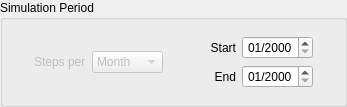
              <widget class="QGroupBox" name="groupBox_SimulationPeriod">
               <property name="sizePolicy">
                <sizepolicy hsizetype="Minimum" vsizetype="Minimum">
                 <horstretch>0</horstretch>
                 <verstretch>0</verstretch>
                </sizepolicy>
               </property>
               <property name="title">
                <string>Simulation Period</string>
               </property>
               <layout class="QHBoxLayout" name="horizontalLayout_37">
                <item>
                 <spacer name="horizontalSpacer">
                  <property name="orientation">
                   <enum>Qt::Horizontal</enum>
                  </property>
                  <property name="sizeType">
                   <enum>QSizePolicy::Expanding</enum>
                  </property>
                  <property name="sizeHint" stdset="0">
                   <size>
                    <width>20</width>
                    <height>20</height>
                   </size>
                  </property>
                 </spacer>
                </item>
                <item>
                 <layout class="QGridLayout" name="gridLayout_13">
                  <item row="1" column="1">
                   <layout class="QHBoxLayout" name="horizontalLayout_30">
                    <item>
                     <widget class="QLabel" name="label">
                      <property name="enabled">
                       <bool>false</bool>
                      </property>
                      <property name="sizePolicy">
                       <sizepolicy hsizetype="Minimum" vsizetype="Minimum">
                        <horstretch>0</horstretch>
                        <verstretch>0</verstretch>
                       </sizepolicy>
                      </property>
                      <property name="text">
                       <string>Steps per</string>
                      </property>
                      <property name="buddy">
                       <cstring>comboBox</cstring>
                      </property>
                     </widget>
                    </item>
                    <item>
                     <widget class="QComboBox" name="comboBox">
                      <property name="enabled">
                       <bool>false</bool>
                      </property>
                      <property name="sizePolicy">
                       <sizepolicy hsizetype="Minimum" vsizetype="Minimum">
                        <horstretch>0</horstretch>
                        <verstretch>0</verstretch>
                       </sizepolicy>
                      </property>
                      <property name="currentIndex">
                       <number>2</number>
                      </property>
                      <item>
                       <property name="text">
                        <string>Year</string>
                       </property>
                      </item>
                      <item>
                       <property name="text">
                        <string>Quarter</string>
                       </property>
                      </item>
                      <item>
                       <property name="text">
                        <string>Month</string>
                       </property>
                      </item>
                      <item>
                       <property name="text">
                        <string>Week</string>
                       </property>
                      </item>
                      <item>
                       <property name="text">
                        <string>Day</string>
                       </property>
                      </item>
                      <item>
                       <property name="text">
                        <string>Hour</string>
                       </property>
                      </item>
                      <item>
                       <property name="text">
                        <string>Minute</string>
                       </property>
                      </item>
                      <item>
                       <property name="text">
                        <string>Second</string>
                       </property>
                      </item>
                     </widget>
                    </item>
                   </layout>
                  </item>
                  <item row="2" column="1">
                   <spacer name="verticalSpacer_3">
                    <property name="orientation">
                     <enum>Qt::Vertical</enum>
                    </property>
                    <property name="sizeType">
                     <enum>QSizePolicy::Expanding</enum>
                    </property>
                    <property name="sizeHint" stdset="0">
                     <size>
                      <width>20</width>
                      <height>5</height>
                     </size>
                    </property>
                   </spacer>
                  </item>
                  <item row="0" column="1">
                   <spacer name="verticalSpacer_6">
                    <property name="orientation">
                     <enum>Qt::Vertical</enum>
                    </property>
                    <property name="sizeType">
                     <enum>QSizePolicy::Expanding</enum>
                    </property>
                    <property name="sizeHint" stdset="0">
                     <size>
                      <width>20</width>
                      <height>5</height>
                     </size>
                    </property>
                   </spacer>
                  </item>
                 </layout>
                </item>
                <item>
                 <spacer name="horizontalSpacer_4">
                  <property name="orientation">
                   <enum>Qt::Horizontal</enum>
                  </property>
                  <property name="sizeHint" stdset="0">
                   <size>
                    <width>40</width>
                    <height>20</height>
                   </size>
                  </property>
                 </spacer>
                </item>
                <item>
                 <layout class="QVBoxLayout" name="verticalLayout_3">
                  <item>
                   <spacer name="verticalSpacer_7">
                    <property name="orientation">
                     <enum>Qt::Vertical</enum>
                    </property>
                    <property name="sizeType">
                     <enum>QSizePolicy::Expanding</enum>
                    </property>
                    <property name="sizeHint" stdset="0">
                     <size>
                      <width>20</width>
                      <height>5</height>
                     </size>
                    </property>
                   </spacer>
                  </item>
                  <item>
                   <layout class="QHBoxLayout" name="horizontalLayout_28">
                    <item>
                     <widget class="QLabel" name="label_Start">
                      <property name="sizePolicy">
                       <sizepolicy hsizetype="Minimum" vsizetype="Minimum">
                        <horstretch>0</horstretch>
                        <verstretch>0</verstretch>
                       </sizepolicy>
                      </property>
                      <property name="toolTip">
                       <string>The simulation start date.</string>
                      </property>
                      <property name="whatsThis">
                       <string>Date of the first time step of the simulation scenario (month and year of the start period of simulation scenario).</string>
                      </property>
                      <property name="layoutDirection">
                       <enum>Qt::LeftToRight</enum>
                      </property>
                      <property name="text">
                       <string>Start</string>
                      </property>
                      <property name="alignment">
                       <set>Qt::AlignRight|Qt::AlignTrailing|Qt::AlignVCenter</set>
                      </property>
                      <property name="buddy">
                       <cstring>dtEdt_StartSim</cstring>
                      </property>
                     </widget>
                    </item>
                    <item>
                     <widget class="QDateEdit" name="dtEdt_StartSim">
                      <property name="sizePolicy">
                       <sizepolicy hsizetype="Minimum" vsizetype="Minimum">
                        <horstretch>0</horstretch>
                        <verstretch>0</verstretch>
                       </sizepolicy>
                      </property>
                      <property name="toolTip">
                       <string>The simulation start date.</string>
                      </property>
                      <property name="whatsThis">
                       <string>Date of the first time step of the simulation scenario (month and year of the start period of simulation scenario).</string>
                      </property>
                      <property name="layoutDirection">
                       <enum>Qt::LeftToRight</enum>
                      </property>
                      <property name="alignment">
                       <set>Qt::AlignCenter</set>
                      </property>
                      <property name="displayFormat">
                       <string>MM/yyyy</string>
                      </property>
                     </widget>
                    </item>
                   </layout>
                  </item>
                  <item>
                   <layout class="QHBoxLayout" name="horizontalLayout_29">
                    <item>
                     <widget class="QLabel" name="label_End">
                      <property name="sizePolicy">
                       <sizepolicy hsizetype="Minimum" vsizetype="Minimum">
                        <horstretch>0</horstretch>
                        <verstretch>0</verstretch>
                       </sizepolicy>
                      </property>
                      <property name="toolTip">
                       <string>The simulation end date.</string>
                      </property>
                      <property name="whatsThis">
                       <string>Date of the last time step of the simulation scenario (month and year of the last period of simulation scenario).</string>
                      </property>
                      <property name="layoutDirection">
                       <enum>Qt::LeftToRight</enum>
                      </property>
                      <property name="text">
                       <string>End</string>
                      </property>
                      <property name="alignment">
                       <set>Qt::AlignRight|Qt::AlignTrailing|Qt::AlignVCenter</set>
                      </property>
                      <property name="buddy">
                       <cstring>dtEdt_EndSim</cstring>
                      </property>
                     </widget>
                    </item>
                    <item>
                     <widget class="QDateEdit" name="dtEdt_EndSim">
                      <property name="sizePolicy">
                       <sizepolicy hsizetype="Minimum" vsizetype="Minimum">
                        <horstretch>0</horstretch>
                        <verstretch>0</verstretch>
                       </sizepolicy>
                      </property>
                      <property name="toolTip">
                       <string>The simulation end date.</string>
                      </property>
                      <property name="whatsThis">
                       <string>Date of the last time step of the simulation scenario (month and year of the last period of simulation scenario).</string>
                      </property>
                      <property name="layoutDirection">
                       <enum>Qt::LeftToRight</enum>
                      </property>
                      <property name="alignment">
                       <set>Qt::AlignCenter</set>
                      </property>
                      <property name="displayFormat">
                       <string>MM/yyyy</string>
                      </property>
                     </widget>
                    </item>
                   </layout>
                  </item>
                  <item>
                   <spacer name="verticalSpacer_8">
                    <property name="orientation">
                     <enum>Qt::Vertical</enum>
                    </property>
                    <property name="sizeType">
                     <enum>QSizePolicy::Expanding</enum>
                    </property>
                    <property name="sizeHint" stdset="0">
                     <size>
                      <width>20</width>
                      <height>5</height>
                     </size>
                    </property>
                   </spacer>
                  </item>
                 </layout>
                </item>
                <item>
                 <spacer name="horizontalSpacer_3">
                  <property name="orientation">
                   <enum>Qt::Horizontal</enum>
                  </property>
                  <property name="sizeType">
                   <enum>QSizePolicy::Expanding</enum>
                  </property>
                  <property name="sizeHint" stdset="0">
                   <size>
                    <width>20</width>
                    <height>20</height>
                   </size>
                  </property>
                 </spacer>
                </item>
               </layout>
              </widget>
